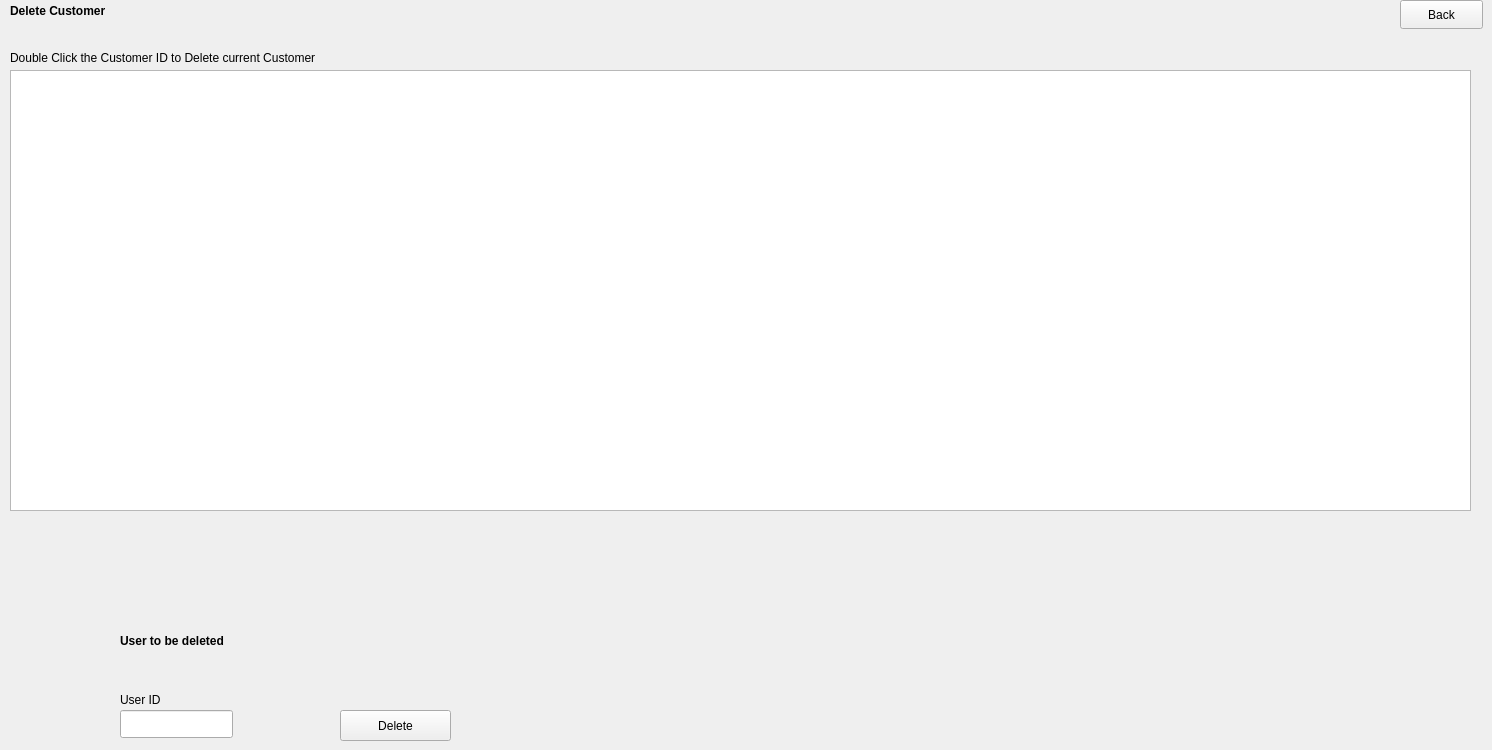
    <widget class="QWidget" name="page_4">
     <widget class="QLabel" name="label_4">
      <property name="geometry">
       <rect>
        <x>10</x>
        <y>0</y>
        <width>121</width>
        <height>21</height>
       </rect>
      </property>
      <property name="font">
       <font>
        <bold>true</bold>
       </font>
      </property>
      <property name="text">
       <string>Delete Customer</string>
      </property>
     </widget>
     <widget class="QPushButton" name="DeleteCustomer_Back">
      <property name="geometry">
       <rect>
        <x>1400</x>
        <y>0</y>
        <width>83</width>
        <height>29</height>
       </rect>
      </property>
      <property name="text">
       <string>Back</string>
      </property>
     </widget>
     <widget class="QTableView" name="DeleteCustomer_tableView">
      <property name="geometry">
       <rect>
        <x>10</x>
        <y>70</y>
        <width>1461</width>
        <height>441</height>
       </rect>
      </property>
     </widget>
     <widget class="QLabel" name="label_9">
      <property name="geometry">
       <rect>
        <x>10</x>
        <y>50</y>
        <width>451</width>
        <height>16</height>
       </rect>
      </property>
      <property name="text">
       <string>Double Click the Customer ID to Delete current Customer</string>
      </property>
     </widget>
     <widget class="QPushButton" name="DeleteCustomer_Delete_Button">
      <property name="geometry">
       <rect>
        <x>340</x>
        <y>710</y>
        <width>111</width>
        <height>31</height>
       </rect>
      </property>
      <property name="text">
       <string>Delete</string>
      </property>
     </widget>
     <widget class="QLabel" name="label_22">
      <property name="geometry">
       <rect>
        <x>120</x>
        <y>620</y>
        <width>171</width>
        <height>41</height>
       </rect>
      </property>
      <property name="font">
       <font>
        <bold>true</bold>
       </font>
      </property>
      <property name="text">
       <string>User to be deleted </string>
      </property>
     </widget>
     <widget class="QLabel" name="label_23">
      <property name="geometry">
       <rect>
        <x>120</x>
        <y>690</y>
        <width>63</width>
        <height>20</height>
       </rect>
      </property>
      <property name="text">
       <string>User ID</string>
      </property>
     </widget>
     <widget class="QLineEdit" name="Delete_Customer_UserID">
      <property name="geometry">
       <rect>
        <x>120</x>
        <y>710</y>
        <width>113</width>
        <height>28</height>
       </rect>
      </property>
     </widget>
    </widget>
